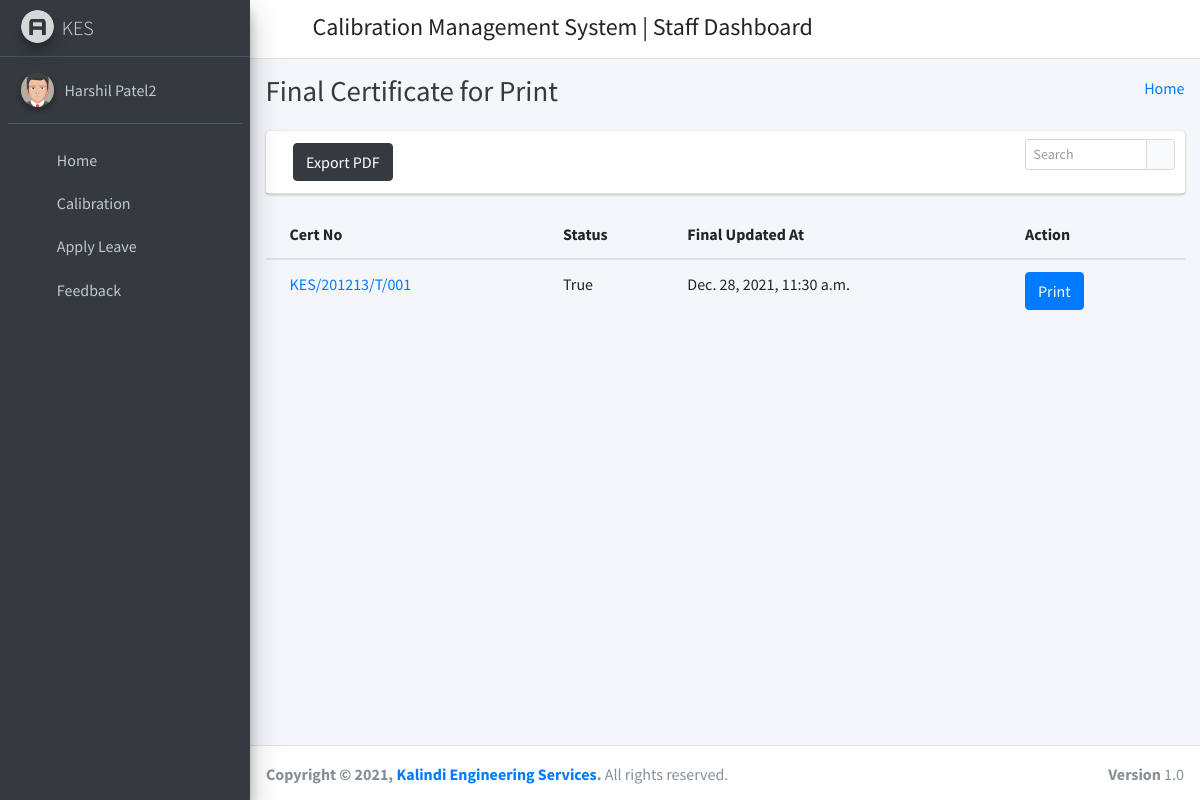
/checked_list (signed in), run on the app's committed database.
### calibration_management_app/models.py (models this page shows, shortened)
class CustomUser(AbstractUser):
    user_type_data = ((1, "HOD"), (2, "Staff"), (3, "Student"))
    user_type = models.CharField(default=1, choices=user_type_data, max_length=10)

class Finalcert(models.Model):
    cert_no = models.OneToOneField('Certificate_info', on_delete=models.CASCADE)
    master = models.ForeignKey('MasterInstrument', on_delete=models.CASCADE)
    inst_name = models.ForeignKey('InstrumentInfo', on_delete=models.CASCADE)
    check = models.BooleanField(default=False)
    comment = models.CharField(max_length=500, default='In Process')
    qr_code = models.ImageField(upload_to='qr_codes', blank=True, editable=False)
    created_at = models.DateTimeField(auto_now_add=True)
    updated_at = models.DateTimeField(auto_now=True)
    objects = models.Manager()

class Certificate_info(models.Model):
    inst_job_id = models.ForeignKey(InstrumentInfo, on_delete=models.CASCADE)
    cert_no = models.CharField(max_length=100)
    ulr_no = models.CharField(max_length=100)
    cal_date = models.DateField()
    due_date = models.DateField()
    r1_1 = models.CharField(max_length=256, null=True, default="0")
    r1_2 = models.CharField(max_length=256,null=True, default="0")
    r1_3 = models.CharField(max_length=256,null=True, default="0")
    r1_4 = models.CharField(max_length=256,null=True, default="0")
    r1_5 = models.CharField(max_length=256,null=True, default="0")
    r1_6 = models.CharField(max_length=256,null=True, default="0")
    r1_7 = models.CharField(max_length=256,null=True, default="0")
    r1_8 = models.CharField(max_length=256,null=True, default="0")
    r1_9 = models.CharField(max_length=256,null=True, default="0")
    r1_10 = models.CharField(max_length=256,null=True, default="0")
    r2_1 = models.CharField(max_length=256,null=True, default="0")
    r2_2 = models.CharField(max_length=256,null=True,default="0")
    r2_3 = models.CharField(max_length=256,null=True, default="0")
    r2_4 = models.CharField(max_length=256,null=True, default="0")
    r2_5 = models.CharField(max_length=256,null=True, default="0")
    r2_6 = models.CharField(max_length=256,null=True, default="0")
    r2_7 = models.CharField(max_length=256,null=True,default="0")
    r2_8 = models.CharField(max_length=256,null=True,default="0")
    r2_9 = models.CharField(max_length=256,null=True, default="0")
    r2_10 = models.CharField(max_length=256,null=True, default="0")
    r3_1 = models.CharField(max_length=256,null=True, default="0")
    r3_2 = models.CharField(max_length=256,null=True, default="0")
    r3_3 = models.CharField(max_length=256,null=True, default="0")
    r3_4 = models.CharField(max_length=256,null=True, default="0")
    r3_5 = models.CharField(max_length=256,null=True, default="0")
    r3_6 = models.CharField(max_length=256,null=True, default="0")
    r3_7 = models.CharField(max_length=256,null=True, default="0")
    r3_8 = models.CharField(max_length=256,null=True, default="0")
    r3_9 = models.CharField(max_length=256,null=True, default="0")
    r3_10 = models.CharField(max_length=256,null=True, default="0")
    r4_1 = models.CharField(max_length=256,null=True, default="0")
    r4_2 = models.CharField(max_length=256,null=True, default="0")
    r4_3 = models.CharField(max_length=256,null=True, default="0")
    r4_4 = models.CharField(max_length=256,null=True,default="0")
    r4_5 = models.CharField(max_length=256,null=True, default="0")
    r4_6 = models.CharField(max_length=256,null=True, default="0")
    r4_7 = models.CharField(max_length=256,null=True, default="0")
    r4_8 = models.CharField(max_length=256,null=True, default="0")
    r4_9 = models.CharField(max_length=256,null=True, default="0")
    r4_10 = models.CharField(max_length=256,null=True, default="0")
    r5_1 = models.CharField(max_length=256,null=True, default="0")
    r5_2 = models.CharField(max_length=256,null=True, default="0")
    r5_3 = models.CharField(max_length=256,null=True, default="0")
    r5_4 = models.CharField(max_length=256,null=True, default="0")
    r5_5 = models.CharField(max_length=256,null=True, default="0")
    r5_6 = models.CharField(max_length=256,null=True,default="0")
    r5_7 = models.CharField(max_length=256,null=True, default="0")
    r5_8 = models.CharField(max_length=256,null=True, default="0")
    r5_9 = models.CharField(max_length=256,null=True, default="0")
    r5_10 = models.CharField(max_length=256,null=True,default="0")
    created_at = models.DateTimeField(auto_now_add=True)
    updated_at = models.DateTimeField(auto_now=True)
    objects = models.Manager()
    def __str__(self):
    	return self.cert_no

### calibration_management_app/StaffViews.py (the view)
# urls.py: path('checked_list', StaffViews.CheckedcertListView.as_view(), name='checked_list' ),
class CheckedcertListView(ListView):
    context_object_name = 'checked_list'
    model = Finalcert
    template_name = 'staff_template/checkedcert/checkedcert_list.html'

### calibration_management_app/templates/staff_template/checkedcert/checkedcert_list.html (shortened to what this page needs)
{% extends 'staff_template/base_template.html' %}
{% block page_title %}
    Final Certificate for Print
{% endblock page_title %}
{% block main_content %}
{% load static %}
<section class="content">
        <div class="container-fluid">
            <div class="row">
                <div class="col-md-12">
                    <div class="card">
                        <div class="card-header">
                            <div class="card-tools">
                            <div class="input-group input-group-sm" style="width: 150px;">
                                <input type="text" name="table_search" class="form-control float-right" placeholder="Search">
                                <div class="input-group-append">
                                <button type="submit" class="btn btn-default"><i class="fas fa-search"></i></button>
                                </div>
                            </div>
                            </div>
                            <div class="col-md-4">
                              <a href="#" class="btn btn-dark">Export PDF</a>
                            </div>
                            </div>
                        </div>
                        <div class="card-body table-responsive p-0">
                            <table class="table table-hover">
                              <thead>
                                  <tr>
                                  <th>Cert No</th>
                                  <th>Status</th>
                                  <th>Final Updated At</th>
                                  <th>Action</th>
                                  </tr>
                              </thead>
                            <tbody>
                                {% for c in checked_list %}
                                  {% if c.check == True %}
                                <tr>
                                <td><a href="{% url 'fcert_detail' pk=c.pk %}">{{ c.cert_no }}</a></td>
                                <td>{{ c.check }}</td>
                                <td>{{ c.updated_at }}</td>
                                <td>
                                    <button class="btn btn-primary hidden-print" onclick="myFunction()"> Print</button>
                                </td>
                              </tr>
                                 {% endif %}
                                {% endfor %}
                            </tbody>
                          </table>
                        </div>
                      </div>
                  </div>
              </div>
      </section>
  {% endblock main_content %}

### calibration_management_app/templates/staff_template/sidebar_template.html (shortened to what this page needs)
{% load static %}
<aside class="main-sidebar sidebar-dark-primary elevation-4">
      <a href="{% url 'staff_home' %}" class="brand-link">
        <img src="{% static 'dist/img/AdminLTELogo.png' %}" alt="AdminLTE Logo" class="brand-image img-circle elevation-3"
            style="opacity: .8">
        <span class="brand-text font-weight-light">KES</span>
      </a>
      <div class="sidebar">
        <div class="user-panel mt-3 pb-3 mb-3 d-flex">
          <div class="image">
            <img src="{% static 'dist/img/user2-160x160.jpg' %}" class="img-circle elevation-2" alt="User Image">
          </div>
          <div class="info">
            <a href="{% url 'staff_profile' %}" class="d-block">{{ user.first_name }} {{ user.last_name }}</a>
          </div>
        </div>
        <nav class="mt-2">
          <ul class="nav nav-pills nav-sidebar flex-column" data-widget="treeview" role="menu" data-accordion="false">
            <li class="nav-item">
              {% url 'staff_home' as staff_home %}
              <a href="{{ staff_home }}" class="nav-link {% if request.path == staff_home %} active {% endif %}">
                <i class="nav-icon fas fa-tachometer-alt"></i>
                <p>
                  Home
                </p>
              </a>
            </li>
            <li class="nav-item">
              {% url 'calibration_dashboard' as calibration_dashboard %}
              <a href="{{ calibration_dashboard }}" class="nav-link {% if request.path == calibration_dashboard %} active {% endif %}">
                <i class="nav-icon fas fa-tachometer-alt"></i>
                <p>
                  Calibration
                </p>
              </a>
            </li>
            <li class="nav-item">
              {% url 'staff_apply_leave' as staff_apply_leave %}
              <a href="{{ staff_apply_leave }}" class="nav-link {% if request.path == staff_apply_leave %} active {% endif %}">
                <i class="nav-icon fas fa-envelope-open-text"></i>
                <p>
                  Apply Leave
                </p>
              </a>
            </li>
            <li class="nav-item">
              {% url 'staff_feedback' as staff_feedback %}
              <a href="{{ staff_feedback }}" class="nav-link {% if request.path == staff_feedback %} active {% endif %}">
                <i class="nav-icon fas fa-comments"></i>
                <p>
                  Feedback
                </p>
              </a>
            </li>
          </ul>
        </nav>
      </div>
    </aside>

### data on the page
CustomUser: first_name "Harshil", last_name "Patel2"
Finalcert: cert_no "KES/201213/T/001", check "True", updated_at "Dec. 28, 2021, 11:30 a.m."
